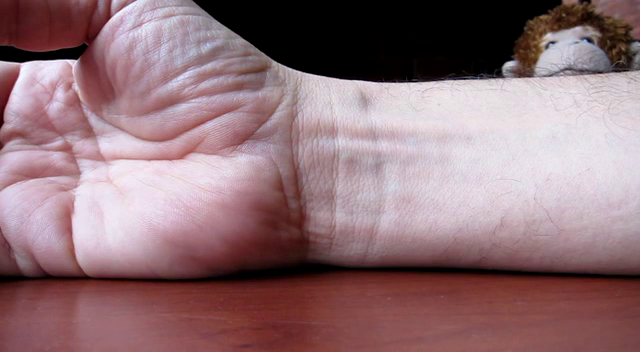
#> input picture frame 89 of flagged/video/79860492de81616e135b/wrist.mp4, 640 x 352 px, given in place of pexels-nicky-pe-13369724 (Original).mp4, which was not available
$ python opticalflow.py
#> lines starting #> are read from the running program, lines starting #| are printed output that depends on the picture
import numpy as np
import cv2

cap = cv2.VideoCapture('/media/satish/data/data-openpose/video/pexels-nicky-pe-13369724 (Original).mp4')

# params for corner detection
feature_params = dict( maxCorners = 100,
                    qualityLevel = 0.3,
                    minDistance = 7,
                    blockSize = 7 )

# Parameters for lucas kanade optical flow
lk_params = dict( winSize = (15, 15),
                maxLevel = 2,
                criteria = (cv2.TERM_CRITERIA_EPS | cv2.TERM_CRITERIA_COUNT,
                            10, 0.03))

# Create some random colors
color = np.random.randint(0, 255, (100, 3))

# Take first frame and find corners in it
ret, old_frame = cap.read()
#> old_frame is the input picture: shape (352, 640, 3); mean B, G, R 119.9, 114.5, 144.5
old_gray = cv2.cvtColor(old_frame,
                        cv2.COLOR_BGR2GRAY)
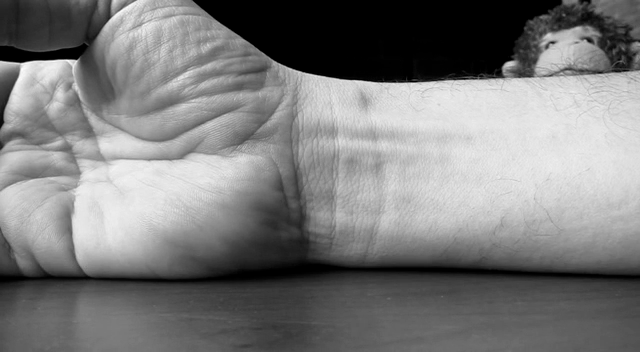
#> old_gray: shape (352, 640); min 0, max 253, mean 124.1

# Select ROI
#> (the run stopped early here; a loop or call above may not have finished)

$ run again, starting later in the video
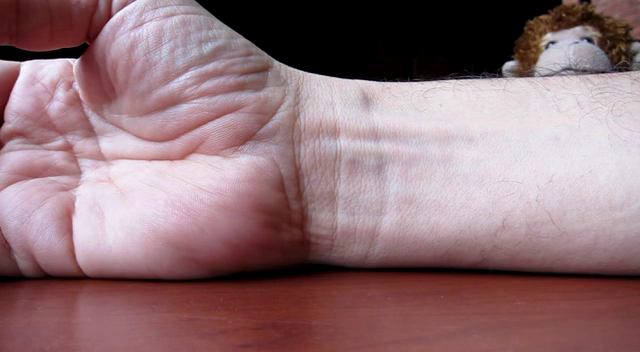
#> input picture frame 402 of flagged/video/79860492de81616e135b/wrist.mp4, 640 x 352 px, given in place of pexels-nicky-pe-13369724 (Original).mp4, which was not available
#> old_frame is the input picture: shape (352, 640, 3); mean B, G, R 119.5, 114.6, 144.4
#> `old_gray = cv2.cvtColor(old_frame, cv2.COLOR_BGR2GRAY)`:
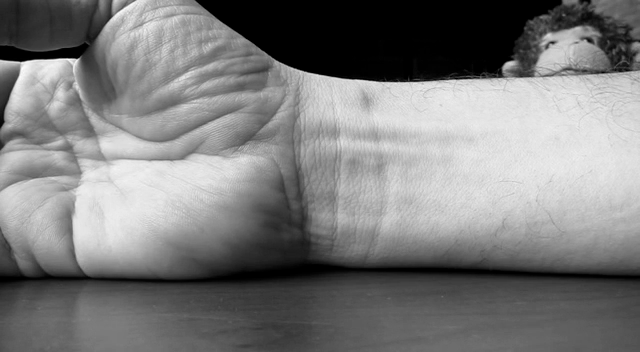
#> old_gray: shape (352, 640); min 0, max 255, mean 124

$ run again, starting later in the video
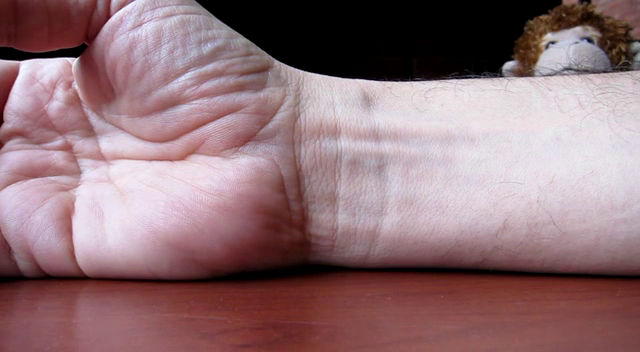
#> input picture frame 715 of flagged/video/79860492de81616e135b/wrist.mp4, 640 x 352 px, given in place of pexels-nicky-pe-13369724 (Original).mp4, which was not available
#> old_frame is the input picture: shape (352, 640, 3); mean B, G, R 119.6, 114.6, 144.5
#> `old_gray = cv2.cvtColor(old_frame, cv2.COLOR_BGR2GRAY)`:
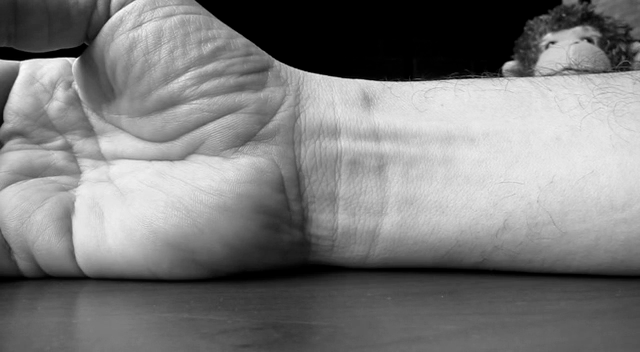
#> old_gray: shape (352, 640); min 0, max 254, mean 124.1
